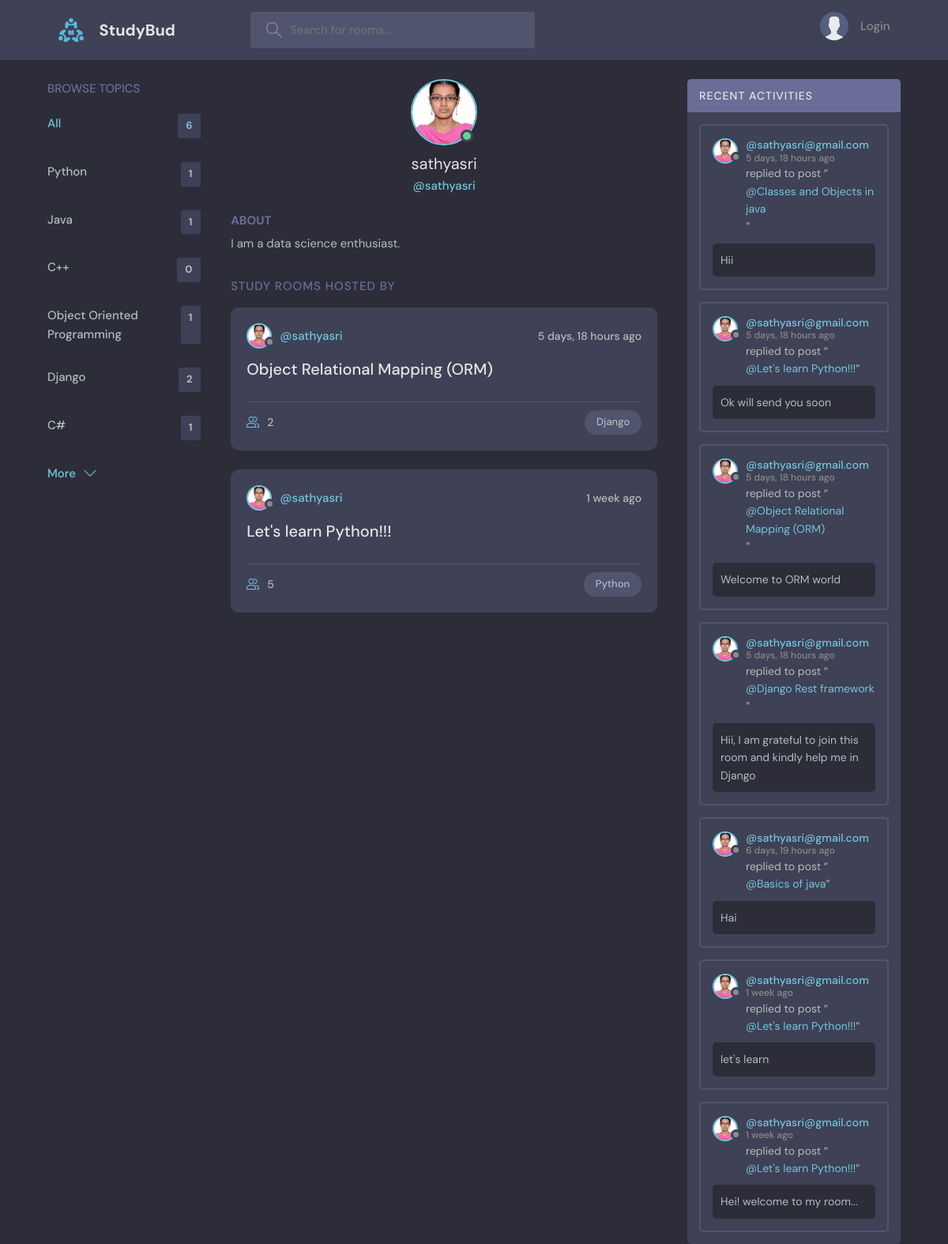
Page /profile/1/ on the committed database.
### base/models.py (models this page shows, shortened)
class Topic(models.Model):
    name = models.CharField(max_length = 200)

class User(AbstractUser):
    name = models.CharField(max_length=20,null=True)
    email = models.EmailField(unique=True,null=True)
    bio = models.TextField(null=True)
    avatar = models.ImageField(null=True,default="avatar.svg")
    USERNAME_FIELD = 'email'
    REQUIRED_FIELDS = []

class Room(models.Model):
    host = models.ForeignKey(User,on_delete = models.SET_NULL,null = True)
    topic = models.ForeignKey(Topic,on_delete = models.SET_NULL,null = True)
    name = models.CharField(max_length = 200)
    description = models.TextField(null=True,blank=True)
    participants = models.ManyToManyField(User,related_name='participants',blank=True)
    updated = models.DateTimeField(auto_now = True)
    created = models.DateTimeField(auto_now=False, auto_now_add=True)
    class Meta:
        ordering = ['-updated','-created']
    def __str__(self):
        return self.name

class Message(models.Model):
    user = models.ForeignKey(User,on_delete = models.CASCADE)
    room = models.ForeignKey(Room,on_delete = models.CASCADE)
    body = models.TextField()
    updated = models.DateTimeField(auto_now = True)
    created = models.DateTimeField(auto_now=False, auto_now_add=True)
    class Meta:
        ordering = ['-updated','-created']

### base/views.py (the view)
# urls.py: path('profile/<str:pk>/',views.userProfile,name="user-profile"),
def userProfile(request,pk):
    user = User.objects.get(id=pk)
    rooms = user.room_set.all()
    room_messages = user.message_set.all()
    topics = Topic.objects.all()
    content = {'user':user,'rooms':rooms,'room_messages':room_messages,'topics':topics}
    return render(request,'base/profile.html',content)

### base/templates/base/profile.html (shortened to what this page needs)
{% extends 'main.html' %}
{%block content%}
  <main class="profile-page layout layout--3">
    <div class="container">
      {% include 'base/topics_component.html' %}
      <div class="roomList">
        <div class="profile">
          <div class="profile__avatar">
            <div class="avatar avatar--large active">
              <img src="{{user.avatar.url}}" />
            </div>
          </div>
          <div class="profile__info">
            <h3>{{user.username}}</h3>
            <p>@<a href="{% url 'user-profile' user.id %}">{{user.username}}</a></p>
          </div>
          <div class="profile__about">
            <h3>About</h3>
            <p>{{user.bio}}</p>
          </div>
        </div>
        <div class="roomList__header">
          <div>
            <h2>Study Rooms Hosted by {{room.host.username}}</a>
            </h2>
          </div>
        </div>
        {% include 'base/feed_component.html' %}
      </div>
      {% include 'base/activity_component.html' %}
    </div>
  </main>
{% endblock content%}

### templates/main.html (shortened to what this page needs)
<!DOCTYPE html>
{% load static %}
<html lang="en">
  <head>
    <link rel="stylesheet" href="{% static 'styles/style.css'%}" />
  </head>
  <body>
    {% include "navbar.html" %}
    {% block content %}
    {% endblock content %}
  </body>
</html>

### templates/navbar.html (shortened to what this page needs)
{% load static %}
<header class="header header--loggedIn">
  <div class="container">
    <a href="{% url 'home' %}" class="header__logo">
      <img src="{% static 'images/logo.svg' %}" >
      <h1>StudyBud</h1>
    </a>
    <form class="header__search" method = 'GET' action="{% url 'home' %}">
      <label>
        <input name="q" placeholder="Search for rooms..." />
      </label>
    </form>
    <nav class="header__menu">
      {% if request.user.is_authenticated %}
      <div class="header__user">
        <a href="{% url 'update-user' %}">
          <div class="avatar avatar--medium active">
            <img src="{{request.user.avatar.url}}" />
          </div>
          <p>{{request.user.username}} <span>@{{request.user}}</span></p>
        </a>
        <button class="dropdown-button">
          <svg version="1.1" xmlns="http://www.w3.org/2000/svg" width="32" height="32" viewBox="0 0 32 32">
            <title>chevron-down</title>
            <path d="M16 21l-13-13h-3l16 16 16-16h-3l-13 13z"></path>
          </svg>
        </button>
      </div>
      {% else %}
          <a href="{% url 'login' %}">
          <img src="{% static 'images/avatar.svg' %}" />
          <p>Login</p>
          </a>
      {% endif %}
    </nav>
  </div>
</header>

### base/templates/base/topics_component.html
<div class="topics">
    <div class="topics__header">
      <h2>Browse Topics</h2>
    </div>
    <ul class="topics__list">
        <li>
            <a href="{% url 'home' %}" class="active">All <span>{{topics.count}}</span></a>
        </li>
        {% for topic in topics %}
        <li>
            <a href="{% url 'home' %}?q={{topic.name}}">{{topic.name}} <span>{{topic.room_set.all.count}}</span></a>
        </li>
        {% endfor %}
    </ul>
    <a class="btn btn--link" href="{% url 'topics' %}">
      More
      <svg version="1.1" xmlns="http://www.w3.org/2000/svg" width="32" height="32" viewBox="0 0 32 32">
        <title>chevron-down</title>
        <path d="M16 21l-13-13h-3l16 16 16-16h-3l-13 13z"></path>
      </svg>
    </a>
</div>

### base/templates/base/feed_component.html (shortened to what this page needs)
{% for room in rooms %}
    <div class="roomListRoom">
    <div class="roomListRoom__header">
      <a href="{% url 'user-profile' room.host.id %}" class="roomListRoom__author">
        <div class="avatar avatar--small">
          <img src="{{room.host.avatar.url}}" />
        </div>
        <span>@{{room.host.username}}</span>
      </a>
      <div class="roomListRoom__actions">
        <span>{{room.created|timesince}} ago</span>
      </div>
    </div>
    <div class="roomListRoom__content">
      <a href="{% url "room" room.id %}">{{room.name}}</a>
    </div>
    <div class="roomListRoom__meta">
      <a href="{% url "room" room.id %}" class="roomListRoom__joined">
        {{room.participants.all.count}}
      </a>
      <p class="roomListRoom__topic">{{room.topic.name}}</p>
    </div>
    </div>
{% endfor %}

### base/templates/base/activity_component.html (shortened to what this page needs)
<div class="activities">
    <div class="activities__header">
      <h2>Recent Activities</h2>
    </div>
    {% for message in room_messages %}
    <div class="activities__box">
      <div class="activities__boxHeader roomListRoom__header">
        <a href="{% url 'user-profile' message.user.id %}" class="roomListRoom__author">
          <div class="avatar avatar--small">
            <img src="{{message.user.avatar.url}}" />
          </div>
          <p>
            @{{message.user}}
            <span>{{message.created|timesince}} ago</span>
          </p>
        </a>
      </div>
      <div class="activities__boxContent">
        <p>replied to post “<a href="{% url 'room' message.room.id %}">@{{message.room}}</a>”</p>
        <div class="activities__boxRoomContent">
          {{message.body}}
        </div>
      </div>
    </div>
    {% endfor %}
</div>

### rows in the picture
Topic: name "Python", room_set.all.count "1"
Topic: name "Java", room_set.all.count "1"
Topic: name "C++", room_set.all.count "0"
Topic: name "Object Oriented Programming", room_set.all.count "1"
Topic: name "Django", room_set.all.count "2"
Topic: name "C#", room_set.all.count "1"
User: avatar (picture), username "sathyasri", bio "I am a data science enthusiast."
Room: host.avatar (picture), host.username "sathyasri", created "5 days, 18 hours", name "Object Relational Mapping (ORM)", participants.all.count "2", topic.name "Django"
Room: host.avatar (picture), host.username "sathyasri", created "1 week", name "Let's learn Python!!!", participants.all.count "5", topic.name "Python"
Message: user.avatar (picture), user "sathyasri@gmail.com", created "5 days, 18 hours", room "Classes and Objects in java", body "Hii"
Message: user.avatar (picture), user "sathyasri@gmail.com", created "5 days, 18 hours", room "Let's learn Python!!!", body "Ok will send you soon"
Message: user.avatar (picture), user "sathyasri@gmail.com", created "5 days, 18 hours", room "Object Relational Mapping (ORM)", body "Welcome to ORM world"
Message: user.avatar (picture), user "sathyasri@gmail.com", created "5 days, 18 hours", room "Django Rest framework", body "Hii, I am grateful to join this room and kindly help me in Django"
Message: user.avatar (picture), user "sathyasri@gmail.com", created "6 days, 19 hours", room "Basics of java", body "Hai"
Message: user.avatar (picture), user "sathyasri@gmail.com", created "1 week", room "Let's learn Python!!!", body "let's learn"
Message: user.avatar (picture), user "sathyasri@gmail.com", created "1 week", room "Let's learn Python!!!", body "Hei! welcome to my room..."

### other values in the picture
{{ topics.count }} "6"
